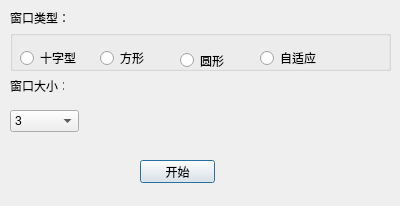
<?xml version="1.0" encoding="UTF-8"?>
<ui version="4.0">
 <class>MidFilter</class>
 <widget class="QDialog" name="MidFilter">
  <property name="geometry">
   <rect>
    <x>0</x>
    <y>0</y>
    <width>400</width>
    <height>206</height>
   </rect>
  </property>
  <property name="windowTitle">
   <string>Dialog</string>
  </property>
  <widget class="QLabel" name="label">
   <property name="geometry">
    <rect>
     <x>10</x>
     <y>10</y>
     <width>61</width>
     <height>16</height>
    </rect>
   </property>
   <property name="text">
    <string>窗口类型：</string>
   </property>
  </widget>
  <widget class="QLabel" name="label_2">
   <property name="geometry">
    <rect>
     <x>10</x>
     <y>80</y>
     <width>54</width>
     <height>12</height>
    </rect>
   </property>
   <property name="text">
    <string>窗口大小：</string>
   </property>
  </widget>
  <widget class="QComboBox" name="comboBoxSize">
   <property name="geometry">
    <rect>
     <x>10</x>
     <y>110</y>
     <width>69</width>
     <height>22</height>
    </rect>
   </property>
   <item>
    <property name="text">
     <string>3</string>
    </property>
   </item>
   <item>
    <property name="text">
     <string>5</string>
    </property>
   </item>
   <item>
    <property name="text">
     <string>7</string>
    </property>
   </item>
   <item>
    <property name="text">
     <string>9</string>
    </property>
   </item>
  </widget>
  <widget class="QPushButton" name="BtnTrad">
   <property name="geometry">
    <rect>
     <x>140</x>
     <y>160</y>
     <width>75</width>
     <height>23</height>
    </rect>
   </property>
   <property name="text">
    <string>开始</string>
   </property>
  </widget>
  <widget class="QGroupBox" name="gb">
   <property name="geometry">
    <rect>
     <x>10</x>
     <y>30</y>
     <width>381</width>
     <height>41</height>
    </rect>
   </property>
   <property name="title">
    <string/>
   </property>
   <widget class="QRadioButton" name="radioBtnTen">
    <property name="geometry">
     <rect>
      <x>10</x>
      <y>20</y>
      <width>89</width>
      <height>16</height>
     </rect>
    </property>
    <property name="text">
     <string>十字型</string>
    </property>
   </widget>
   <widget class="QRadioButton" name="radioBtnRec">
    <property name="geometry">
     <rect>
      <x>90</x>
      <y>20</y>
      <width>89</width>
      <height>16</height>
     </rect>
    </property>
    <property name="text">
     <string>方形</string>
    </property>
   </widget>
   <widget class="QRadioButton" name="radioBtnCycle">
    <property name="geometry">
     <rect>
      <x>170</x>
      <y>20</y>
      <width>51</width>
      <height>21</height>
     </rect>
    </property>
    <property name="text">
     <string>圆形</string>
    </property>
   </widget>
   <widget class="QRadioButton" name="radioBtnAdpt">
    <property name="geometry">
     <rect>
      <x>250</x>
      <y>20</y>
      <width>89</width>
      <height>16</height>
     </rect>
    </property>
    <property name="text">
     <string>自适应</string>
    </property>
   </widget>
  </widget>
 </widget>
 <resources/>
 <connections/>
</ui>
